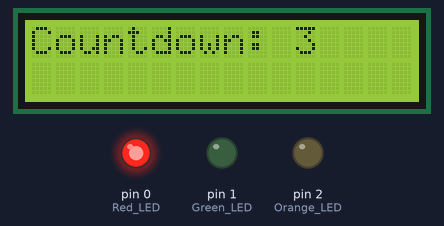
Bench run of a sketch on a simulated Arduino Uno, built with avr-gcc and run on an emulated ATmega328P. On the bench: 16×2 character LCD, output pins drawn as LEDs (lit = HIGH).

Above: at 0.1 s.
At 1.2 s:
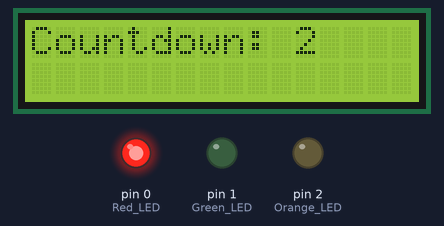
At 2.2 s:
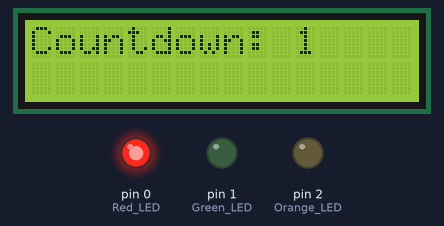
At 4.2 s:
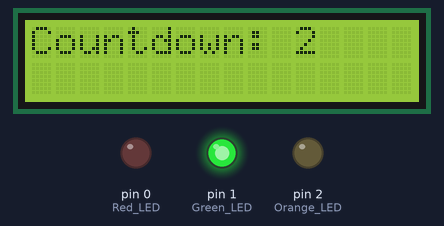
At 6.2 s:
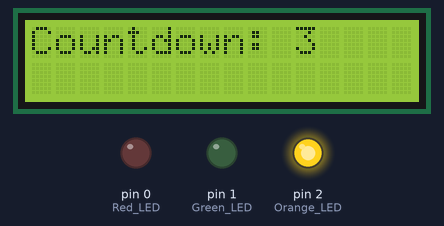
At 8.3 s:
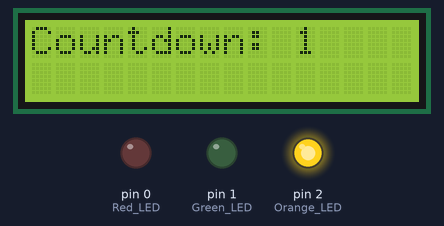
Timing chart, 0 to 40.0 s (numbered marks = the images above):
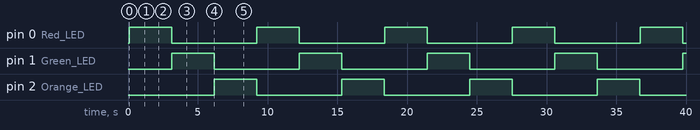

Measured:
- by itself, pin 0 (Red_LED), pin 1 (Green_LED), pin 2 (Orange_LED): alternates HIGH for 3.0 s and LOW for 6.1 s
- by itself, everything shown: repeats every 9.2 s, in 10 steps
- what the display in image 1 shows lasts 1.0 s, from 1.1 s to 2.1 s

The sketch:

TrafficLight.ino
```cpp
#include <Wire.h>
#include <LiquidCrystal_I2C.h>

LiquidCrystal_I2C lcd(0x20, 16, 2);

void setup() {
  lcd.init();
  lcd.clear();
  lcd.backlight();
  pinMode(0, OUTPUT); // Red LED
  pinMode(1, OUTPUT); // Green LED
  pinMode(2, OUTPUT); // Orange LED
}

void countdownDisplay(int startValue) {
  for (int i = startValue; i > 0; i--) {
    lcd.clear();
    lcd.setCursor(0, 0);
    lcd.print("Countdown: ");
    lcd.setCursor(11, 0);
    lcd.print(i);
    delay(1000);
  }
}

void trafficLight(int redDelay, int greenDelay, int orangeDelay) {
  lcd.clear();
  lcd.setCursor(0, 0);
  lcd.print("Traffic Light");

  // Red Light
  digitalWrite(0, HIGH); // Red LED on
  digitalWrite(1, LOW);  // Green LED off
  digitalWrite(2, LOW);  // Orange LED off
  countdownDisplay(redDelay);

  // Green Light
  digitalWrite(0, LOW);   // Red LED off
  digitalWrite(1, HIGH);  // Green LED on
  digitalWrite(2, LOW);   // Orange LED off
  countdownDisplay(greenDelay);

  // Orange Light
  digitalWrite(0, LOW);   // Red LED off
  digitalWrite(1, LOW);   // Green LED off
  digitalWrite(2, HIGH);  // Orange LED on
  countdownDisplay(orangeDelay);

  // Turn off all LEDs
  digitalWrite(0, LOW);
  digitalWrite(1, LOW);
  digitalWrite(2, LOW);
}

void loop() {
  trafficLight(3, 3, 3); // Adjust the delay values as needed
}
```
